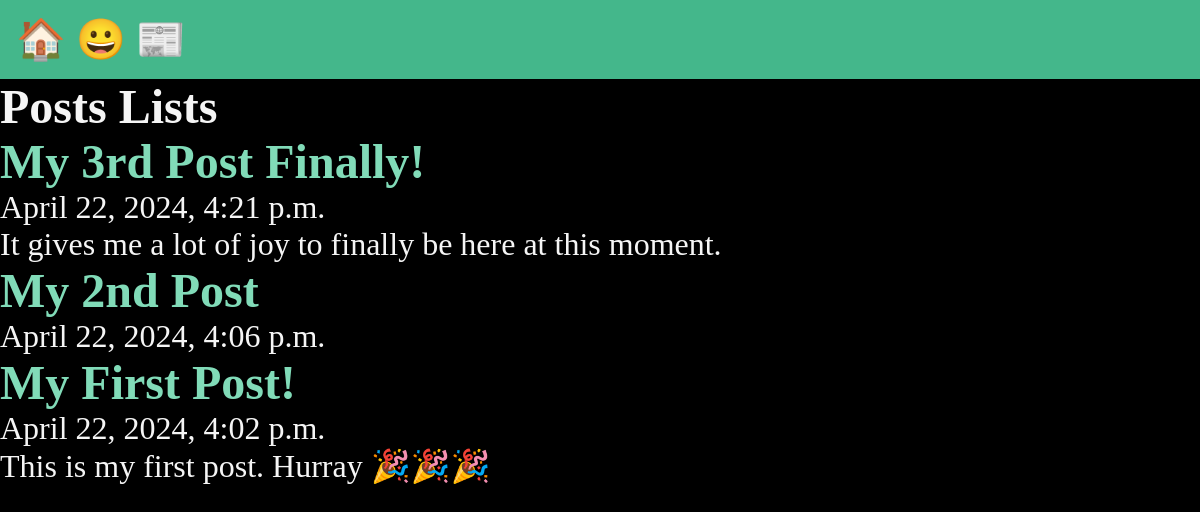
/posts/, run on an earlier commit of the app's database.
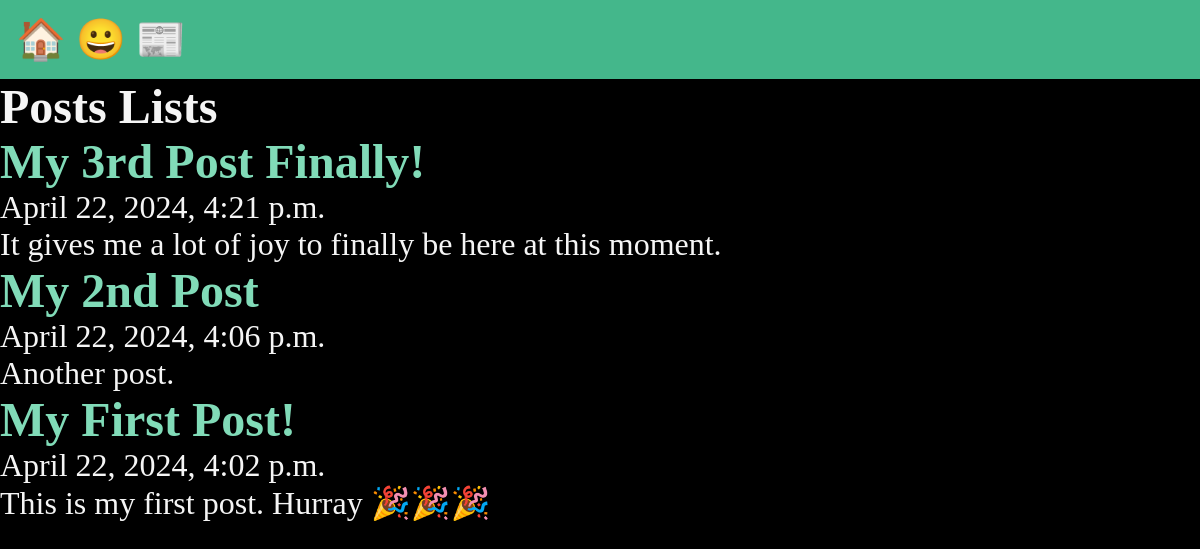
And on a later commit of the database.
### posts/models.py (models this page shows, shortened)
class Post(models.Model):
    title = models.CharField(max_length=75)
    body = models.TextField()
    slug = models.SlugField()
    date = models.DateTimeField(auto_now_add=True)
    banner = models.ImageField(default='fallback.png', blank=True)

### posts/views.py (the view)
# urls.py: path('', views.posts_list, name="list"),
def posts_list(request):
    posts = Post.objects.all().order_by('-date')
    return render(request, 'posts/posts_list.html', {'posts': posts})

### posts/templates/posts/posts_list.html (shortened to what this page needs)
{% extends "layout.html" %}
{% block content %}
    <section class="posts">
        <h1>Posts Lists</h1>
        {% for post in posts %}
            <article class="post">
                <h2>
                    <a href="{% url 'posts:page' slug=post.slug %}">
                        {{ post.title }}
                    </a>
                </h2>
                <p>{{ post.date }}</p>
                <p>{{ post.body }}</p>
            </article>
        {% endfor %}
    </section>
{% endblock %}

What changed in the data, as far as the page shows it:
changed Post "My 2nd Post": body (not shown) → "Another post."
